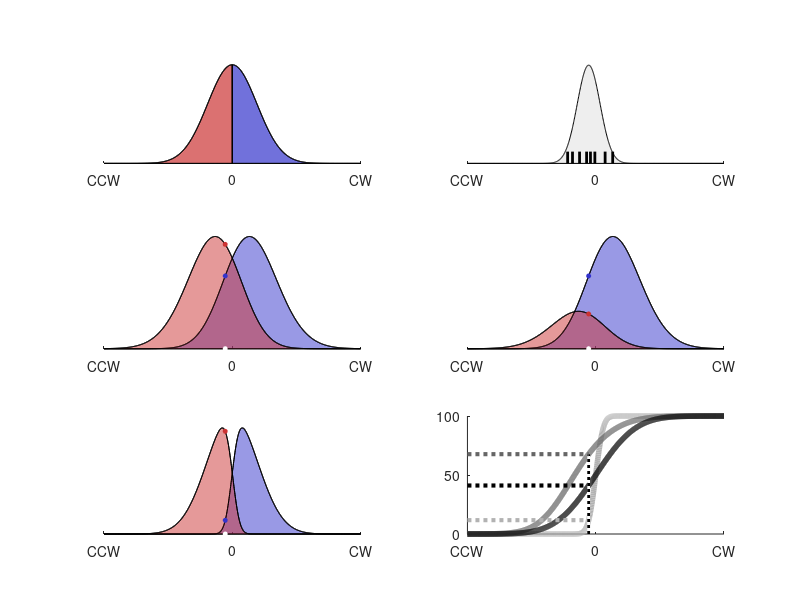

MATLAB code to generate this figure:
AddPanelNames = 0;
    condition_noise = 8/45;
    reduced_noise   = 2/45;
    
    genmu           = 3/45;
    genstd          = 8/45;
    xres            = 1000;
    xspace          = linspace(-1,1,xres);
    truelikes       = (normpdf(xspace,genmu,genstd) + normpdf(xspace,-genmu,genstd)).*(xspace>0);
    Xs = -4/45 +[0.2212    0.0178    0.0822   -0.1300    0.0479    0.1622   -0.0371   -0.0921];
    MuX = mean(Xs);
    MuXindxCW  = find(abs(xspace - MuX) == min(abs(xspace - MuX)));
    MuXindxCCW = find(abs(xspace - (-MuX)) == min(abs(xspace - (-MuX))));
    
    PprWidth= 21*.9;
    figure('name','Model Explanation','color','w','units','centimeters','position',[1 1 2/3*PprWidth 1/2*PprWidth])
    
    subplot(3,2,1)
    hrCW   = area(xspace,truelikes ,'facecolor',[0.2 0.2 0.8],'facealpha',0.7);hold on,
    hrCCW  = area(xspace,fliplr(truelikes) ,'facecolor',[0.8 0.2 0.2],'facealpha',0.7);
    hrCCWl  = plot(xspace,truelikes ,'color',[0 0 0]);
    hrCCWl  = plot(xspace,fliplr(truelikes) ,'color',[0 0 0]);

    
    XLims = 1;
    xlim([-XLims XLims])
    set(gca,'xtick',[-XLims 0 XLims],'xticklabel',{'CCW' '0' 'CW'})

    set(gca,'ycolor','none'),
    box off
    if AddPanelNames,SetPanelName('A'),end
    
    subplot(3,2,3)
    Mrk_sz = 3;
    sub_likes       = conv2(truelikes,normpdf(xspace,0,condition_noise),'same');
    hrCW   = area(xspace,sub_likes ,'facecolor',[0.2 0.2 0.8],'facealpha',0.5);hold on,
    hrCCW  = area(xspace,fliplr(sub_likes) ,'facecolor',[0.8 0.2 0.2],'facealpha',0.5);
    hrCCWl  = plot(xspace,sub_likes ,'color',[0 0 0]);
    hrCCWl  = plot(xspace,fliplr(sub_likes) ,'color',[0 0 0]);
    plot(xspace(MuXindxCW),0,'o','color','w','markerfacecolor','w','markersize',Mrk_sz)
    plot(xspace(MuXindxCW),sub_likes(MuXindxCW),'o','color',[0.2 0.2 0.8],'markerfacecolor',[0.2 0.2 0.8],'markersize',Mrk_sz)
    plot(xspace(MuXindxCW),fliplr(sub_likes(MuXindxCCW)),'o','color',[0.8 0.2 0.2],'markerfacecolor',[0.8 0.2 0.2],'markersize',Mrk_sz)

    XLims = 1;
    xlim([-XLims XLims])
    set(gca,'xtick',[-XLims 0 XLims],'xticklabel',{'CCW' '0' 'CW'})
    set(gca,'ycolor','none'),
    box off
    if AddPanelNames,SetPanelName('C'),end
    
    subplot(3,2,5)
    Mrk_sz = 3;
    sub_likes_reduced  = conv2(truelikes,normpdf(xspace,0,reduced_noise),'same');
    hrCW   = area(xspace,sub_likes_reduced ,'facecolor',[0.2 0.2 0.8],'facealpha',0.5);hold on,
    hrCCW  = area(xspace,fliplr(sub_likes_reduced) ,'facecolor',[0.8 0.2 0.2],'facealpha',0.5);
    hrCCWl  = plot(xspace,sub_likes_reduced ,'color',[0 0 0]);
    hrCCWl  = plot(xspace,fliplr(sub_likes_reduced) ,'color',[0 0 0]);
    plot(xspace(MuXindxCW),0,'o','color','w','markerfacecolor','w','markersize',Mrk_sz)
    plot(xspace(MuXindxCW),sub_likes_reduced(MuXindxCW),'o','color',[0.2 0.2 0.8],'markerfacecolor',[0.2 0.2 0.8],'markersize',Mrk_sz)
    plot(xspace(MuXindxCW),fliplr(sub_likes_reduced(MuXindxCCW)),'o','color',[0.8 0.2 0.2],'markerfacecolor',[0.8 0.2 0.2],'markersize',Mrk_sz)

    XLims = 1;
    xlim([-XLims XLims])
    set(gca,'xtick',[-XLims 0 XLims],'xticklabel',{'CCW' '0' 'CW'})
    set(gca,'ycolor','none'),
    box off
    if AddPanelNames,SetPanelName('E'),end
    
    subplot(3,2,6)
    belief_cwn       = sub_likes./(sub_likes+fliplr(sub_likes));
    belief_cwb       = (sub_likes.*3)./((sub_likes.*3)+fliplr(sub_likes));
    belief_cwbln   = sub_likes_reduced./(sub_likes_reduced+fliplr(sub_likes_reduced));
    belief_cwblb   = (sub_likes_reduced.*3)./((sub_likes_reduced.*3)+fliplr(sub_likes_reduced));
    hrCWblind = plot(xspace,belief_cwbln ,'color',[.7 .7 .7],'linewidth',4); hold on,
    hrCWb     = plot(xspace,belief_cwb ,'color',[0.4 0.4 0.4],'linewidth',4,'linestyle','-');
    hrCWn     = plot(xspace,belief_cwn ,'color',[0 0 0],'linewidth',4);hold on,

    
    line([ -1; xspace(MuXindxCW)]',[belief_cwn(MuXindxCW); belief_cwn(MuXindxCW)]','color',[0 0 0],'linewidth',3,'linestyle',':')
    line([ -1; xspace(MuXindxCW)]',[belief_cwbln(MuXindxCW); belief_cwbln(MuXindxCW)]','color',[0.7 0.7 0.7],'linewidth',3,'linestyle',':')
    maxbelief = max([belief_cwbln(MuXindxCW) belief_cwb(MuXindxCW) belief_cwn(MuXindxCW)]);
    line([ xspace(MuXindxCW); xspace(MuXindxCW)]',[ 0 ; maxbelief]','color',[1 1 1],'linewidth',2,'linestyle','-')
    line([ xspace(MuXindxCW); xspace(MuXindxCW)]',[ 0 ; maxbelief]','color',[0 0 0],'linewidth',2,'linestyle',':')
    line([ -1; xspace(MuXindxCW)]',[ belief_cwb(MuXindxCW) ; belief_cwb(MuXindxCW)]','color',[0.4 0.4 0.4],'linewidth',3,'linestyle',':')
    
    XLims = 1;
    xlim([-XLims XLims])
    set(gca,'xtick',[-XLims 0 XLims],'xticklabel',{'CCW' '0' 'CW'})
    set(gca,'ytick',[0 0.5 1],'yticklabel',{'0' '50' '100'}),
    box off
    if AddPanelNames,SetPanelName('F'),end

    
    subplot(3,2,2)
    NoisePDF = normpdf(xspace,MuX,condition_noise./2);
    hrN    = area(xspace, NoisePDF./(max(NoisePDF).*1.2) ,'facecolor',[0.9 0.9 0.9],'facealpha',0.7); hold on,
    line([Xs; Xs],[zeros(size(Xs)) ; .1.*ones(size(Xs))],'color','k','linewidth',2)
    xlim([-1 1])
    ylim([0 1])

    
    XLims = 1;
    xlim([-XLims XLims])
    set(gca,'xtick',[-XLims 0 XLims],'xticklabel',{'CCW' '0' 'CW'})
    set(gca,'ycolor','none'),
    box off
    if AddPanelNames,SetPanelName('B'),end
    
    subplot(3,2,4)
    sub_likes       = conv2(truelikes,normpdf(xspace,0,condition_noise),'same');
    hrCW   = area(xspace,sub_likes.*3 ,'facecolor',[0.2 0.2 0.8],'facealpha',0.5);hold on,
    hrCCW  = area(xspace,fliplr(sub_likes) ,'facecolor',[0.8 0.2 0.2],'facealpha',0.5);
    hrCCWl  = plot(xspace,sub_likes.*3 ,'color',[0 0 0]);
    hrCCWl  = plot(xspace,fliplr(sub_likes) ,'color',[0 0 0]);
    plot(xspace(MuXindxCW),0,'o','color','w','markerfacecolor','w','markersize',Mrk_sz)
    plot(xspace(MuXindxCW),sub_likes(MuXindxCW).*3,'o','color',[0.2 0.2 0.8],'markerfacecolor',[0.2 0.2 0.8],'markersize',Mrk_sz)
    plot(xspace(MuXindxCW),fliplr(sub_likes(MuXindxCCW)),'o','color',[0.8 0.2 0.2],'markerfacecolor',[0.8 0.2 0.2],'markersize',Mrk_sz)

    XLims = 1;
    xlim([-XLims XLims])
    set(gca,'xtick',[-XLims 0 XLims],'xticklabel',{'CCW' '0' 'CW'})
    set(gca,'ycolor','none'),
    box off
    if AddPanelNames,SetPanelName('D'),end
    
    cd('Figures')
    print('Fig_main_4','-depsc')
    cd ..